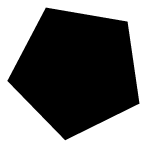
%> input picture ec3/Test2.jpg, 150 x 150 px
$ octave MainGrassfire.m   (GNU Octave 9; MATLAB toolbox functions it lacks are replaced by stand-ins)
%> lines starting %> are read from the running program, lines starting %| are printed output that depends on the picture; in (x1, y1, x2, y2) boxes, pixels count from 0 and x2, y2 are one past the last pixel; in counts of white or black regions, pixels touching at a corner belong together; the program's own positions count from 1
### ec3/MyHistogram.m
function Histogram = MyHistogram(I_input)
[M, N] = size(I_input);   % Input image should be 2-D with double format
Histogram = zeros(1,256);
for k = 0:255
    for i = 1:M
        for j = 1:N
            if(I_input(i,j) == k)
                Histogram(k+1) = Histogram(k+1) + 1;
            end
        end
    end
end


% Plot
figure,
bar((0:255),Histogram,'b');
grid on;
title('Intensity Histogramg');
xlabel('0 ~ 255');
xlim([0, 260]);
ylabel('Number of Pixels');

end

### ec3/MyGrassfire.m
function [I_input, MAX, MIN] = MyGrassfire(I_input)


%%% %%% %%% %%% %%%
%%% Pseudocode  %%%
%%% %%% %%% %%% %%%

%   for each row in image left to right
%     for each column in image top to bottom
%       if(pixel is in region){
%         set pixel to 1 + minimum value of the north and west neighbours
%       }else{
%         set pixel to zero
%       }
%     }
%   }
%
%   for each row right to left
%     for each column bottom to top
%       if(pixel is in region){
%         set pixel to min(value of the pixel,1 + minimum value of the south and east neighbours)
%       }else{
%         set pixel to zero
%       }
%     }
%   }


%         8-connectivity
%          P1   P2   P3
%          P4  (i,j) Q1
%          Q2   Q3   Q4
[M, N] = size(I_input);

% First Pass
for i = 2:M                % Row index
    for j = 2:N-1          % Colomn index
        if (I_input(i,j) > 0)
            P(1) = I_input(i-1,j-1);
            P(2) = I_input(i-1,j  );
            P(3) = I_input(i-1,j+1);
            P(4) = I_input(i,  j-1);
            P_Min = min(P);
            I_input(i, j) = P_Min + 1;
        end

    end
end

% Second Pass
for i = M-1:-1:1           % Row index
    for j = N-1:-1:2       % Colomn index
        if (I_input(i,j) > 0)
            Q(1) = I_input(i,  j+1);
            Q(2) = I_input(i+1,j-1);
            Q(3) = I_input(i+1,j  );
            Q(4) = I_input(i+1,j+1);
            Q_min = min(Q);
            I_input(i, j) = min([I_input(i,j), Q_min+1]);
        end
    end
end

% Obtain the max and min number in whole image
MAX = max(max(I_input));
MIN = min(min(I_input));

end

### ec3/MainGrassfire.m
close all;
clear all;

I_orig = imread('Test2.jpg');
%> I_orig is the input picture: size 150x150x3 uint8; min 0, max 255, mean 121.1
I_gray = rgb2gray(I_orig);
I_doub = double(I_gray);
[M, N] = size(I_doub);
%> M = 150; N = 150

%% Histogram
Histogram = MyHistogram(I_doub);
%> after the loop in MyHistogram, `for k = 0:255`: Histogram = 256 values, max 11621 at index 1, min 0 at index 2, mean 87.89
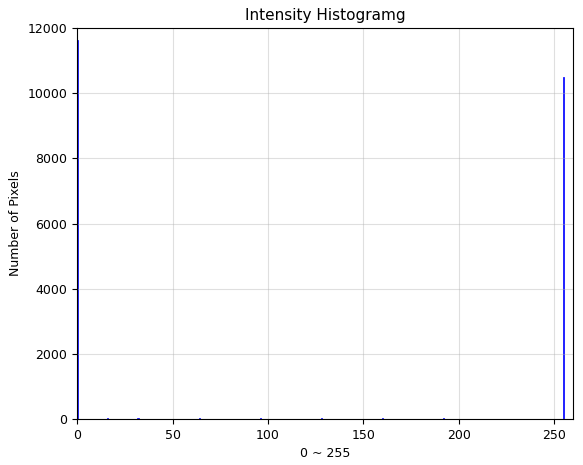
%> figure redrawn from the program's plot data; tallest bar 11621 high, from x = -0.4 to 0.4

%% Thresholding and binarization
% Working on points which value equal to 1
Threshold = 250;
I_01 = I_doub;
I_01(I_01 <  250) = 1;
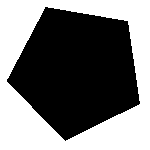
%> I_01: size 150x150 double; values 1 (black) and 255 (white), 46.6% white; 1 white region, box (x1, y1, x2, y2) and area: (0, 0, 150, 150) 10487
I_01(I_01 >= 250) = 0;

%% Grassfire algorithm
[I_grsf, MAX, MIN] = MyGrassfire(I_01);
%> after the loop in MyGrassfire, `for i = 2:M`:
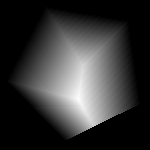
%> I_input: size 150x150 double; min 0, max 54, mean 11.3; drawn with min black and max white
%> after the loop in MyGrassfire, `for i = 2:M`: P = [1 2 3 0]; P_Min = 0
%> after the loop in MyGrassfire, `for i = M-1:-1:1`:
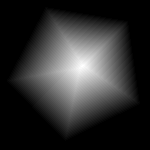
%> I_input: size 150x150 double; min 0, max 45, mean 8.3; drawn with min black and max white
%> after the loop in MyGrassfire, `for i = M-1:-1:1`: Q = [1 0 1 2]; Q_min = 0
%> in MyGrassfire, `MAX = max(max(I_input));`: MAX = 45
%> in MyGrassfire, `MIN = min(min(I_input));`: MIN = 0
%> MAX = 45; MIN = 0

%% Plot with comparison
figure,
subplot(1,2,1);
imshow(I_orig);
title('Original Image');
color map('gray');
%> (this line was passed over: color is not available in this run)

subplot(1,2,2);
imshow(I_grsf,[MIN, MAX]);
title('Image with Grassfire Transform');
color map('gray')
%> (this line was passed over: color is not available in this run)
